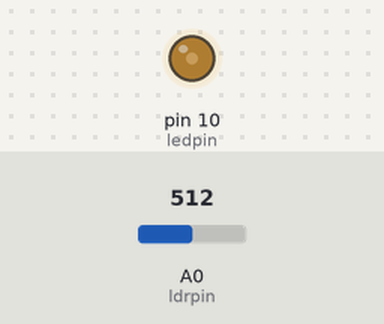
This sketch was run on a simulated Arduino Uno, built with avr-gcc and run on an emulated ATmega328P. Parts: output pins drawn as LEDs (lit = HIGH). The test bench sets the inputs (shaded band); at power-on: A0 (ldrpin) = 512.

Above: at 1.2 s.
1.3 s: A0 (ldrpin) set to 716
At 2.1 s:
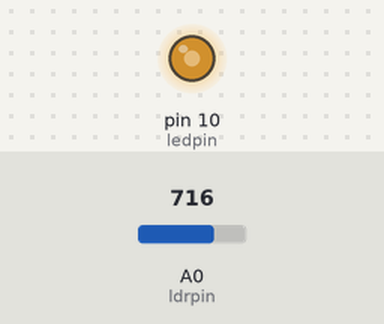
2.8 s: A0 (ldrpin) set to 900
At 3.3 s:
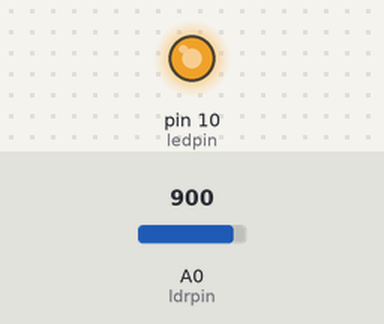
4.3 s: A0 (ldrpin) set to 306
At 5.6 s:
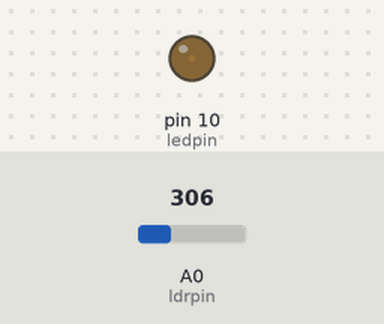
Timing chart, 0 to 7.3 s (numbered marks = the images above; inputs shaded):
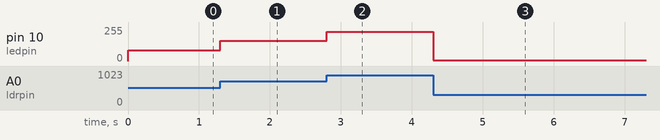

The sketch:

LDR.ino
```cpp
int ledpin=10;
int ldrpin=A0;
int reading=0;
void setup() {
  pinMode(ledpin,OUTPUT);
  pinMode(ldrpin,INPUT);
  Serial.begin(9600);
}

void loop() {
  reading=(analogRead(ldrpin)-284)/2.807843;
  analogWrite(ledpin,reading);

}
```

Measured:
- after the input at 1.3 s, pin 10 (ledpin): 81/255 → 153/255 at once
- after the input at 2.8 s, pin 10 (ledpin): 153/255 → 219/255 at once
- after the input at 4.3 s, pin 10 (ledpin): 219/255 → 7/255 at once
